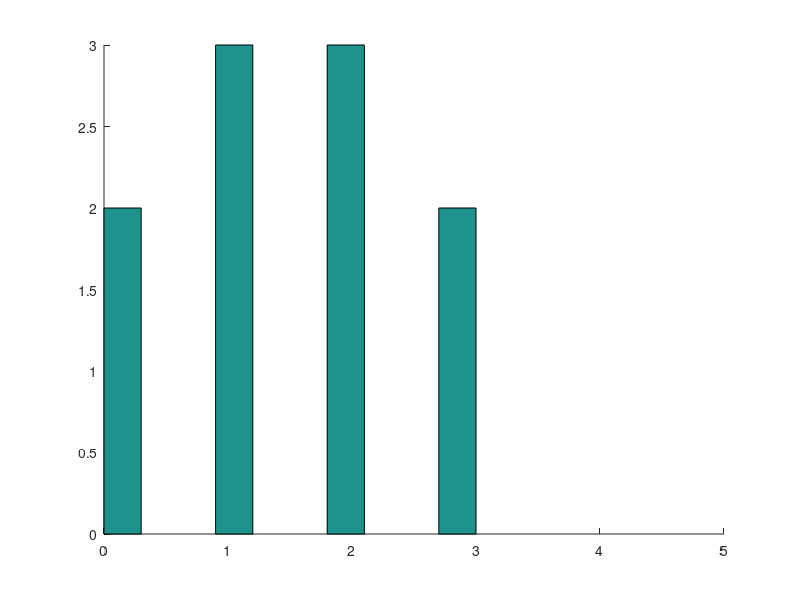

Here is the MATLAB script that generated this plot:
clf; hold on;

n = input("No of  x");
p = input("Prob of resasda");

x = 0 : n;

px = binopdf(x, n, p);

plot(x, px, '+');

xx = 0:0.1:n;

cx = binocdf(xx, n, p);
plot(xx, cx, '-');

p1 = binopdf(0, 3, 0.5);
fprintf('P(x = 0) = %1.4f', p1);

N = 10;
C = rand(3, N);

D = C < 0.5;

E = sum(D);

hist(E);

